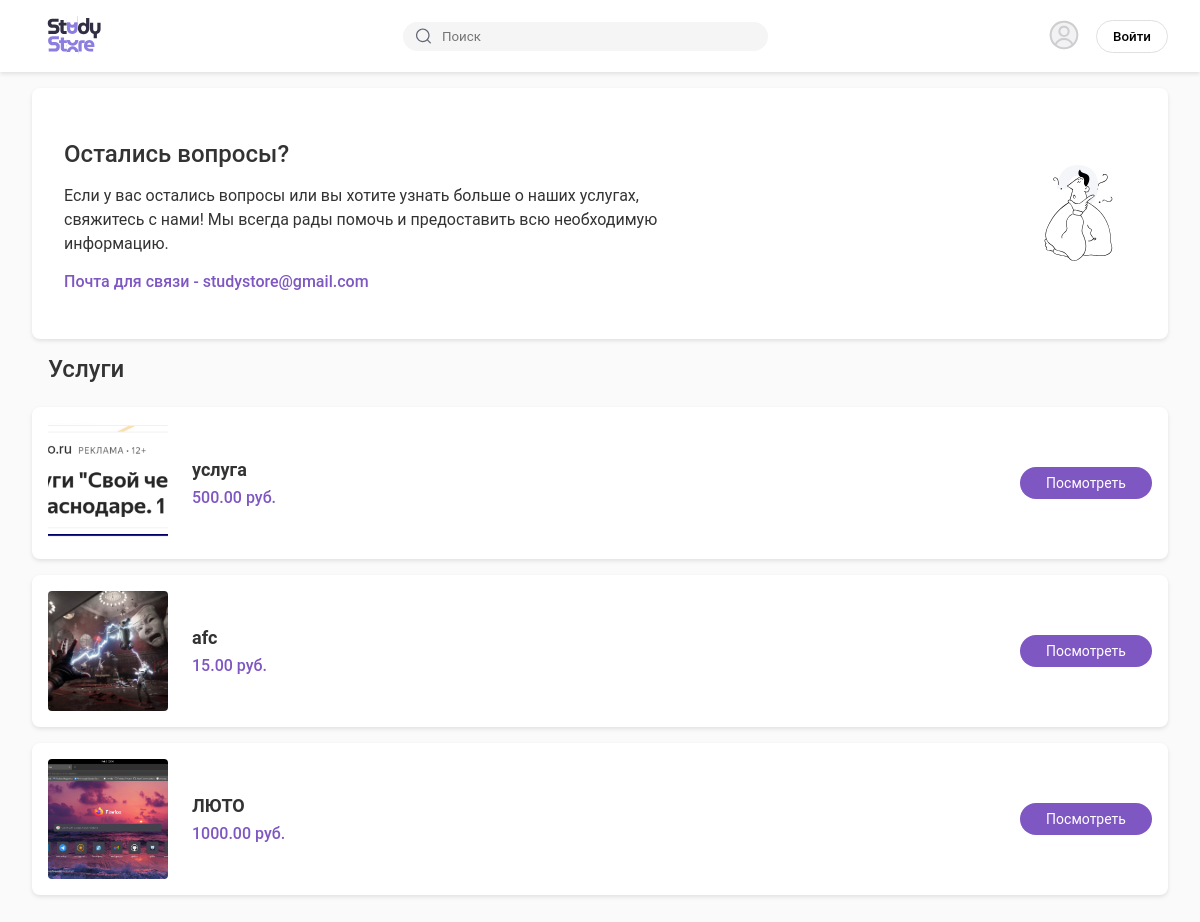
The page / on the database its author committed.
### app/models.py (models this page shows)
class Service(models.Model):
    author = models.ForeignKey(User, on_delete=models.CASCADE)
    title = models.CharField(max_length=200)
    description = models.TextField()
    price = models.DecimalField(max_digits=100, decimal_places=2)
    image = models.ImageField(upload_to='services/')
    created_at = models.DateTimeField(auto_now_add=True)

### app/views.py (the view)
# urls.py: Function vie    path('', views.index, name='home'),
def index(request):
    services = Service.objects.all().order_by('-created_at')
    return render(request, 'index.html', {'services': services})

### app/templates/index.html (shortened to what this page needs)
{% load static %}
<!DOCTYPE html>
<html lang="ru">
<head>
    <link rel="stylesheet" href="{% static 'css/index.css' %}">
</head>
<body>
    <header class="header">
        <img src="{% static 'images/logotype.svg' %}" alt="Study Size" class="logo">
        <div class="search-bar">
            <img src="{% static 'images/union.svg' %}" alt="Search">
            <input type="text" id="search-input" placeholder="Поиск" class="search-input" value="{{ search_query|default:'' }}">
        </div>
        <div class="header-actions">
            <button class="profile-btn">
                <img src="{% static 'images/profile-circle.svg' %}" alt="Profile">
            </button>
            {% if user.is_authenticated %}
                {% if user.profile.role == 'executor' %}
                    <button class="create-btn">Создать услугу</button>
                {% endif %}
                <button class="logout-btn">Выйти</button>
            {% else %}
                <button class="login-btn">Войти</button>
            {% endif %}
        </div>
    </header>
    <section class="questions-section">
        <div class="questions-text">
            <h2 class="questions-title">Остались вопросы?</h2>
            <p class="questions-description">
                Если у вас остались вопросы или вы хотите узнать больше о наших услугах,
                свяжитесь с нами! Мы всегда рады помочь и предоставить всю необходимую информацию.
            </p>
            <p class="questions-email">Почта для связи - studystore@gmail.com</p>
        </div>
        <img src="{% static 'images/Question.svg' %}" alt="Questions" class="questions-image">
    </section>
    <main class="services-section">
        <h1 class="services-title">Услуги</h1>
        <div id="services-container">
            {% for service in services %}
            <div class="service" data-title="{{ service.title|lower }}">
                <img src="{{ service.image.url }}" alt="{{ service.title }}" class="service-image">
                <div class="service-info">
                    <h3>{{ service.title }}</h3>
                    <p class="service-price">{{ service.price }} руб.</p>
                </div>
                <div class="service-actions">
                    <a href="/service/{{ service.id }}/" class="view-btn">Посмотреть</a>
                </div>
            </div>
            {% endfor %}
        </div>
    </main>
</body>
</html>

### app/static/css/index.css (style rules this page uses)
:root { --primary: #7E57C2; --secondary: #7E57C2; --text: #333333; --light-gray: #F5F5F5; --border-color: #E0E0E0; --text-light: #757575; }
body { font-family: 'Roboto', sans-serif; margin: 0; padding: 0; background-color: #FAFAFA; }
.header { background: white; box-shadow: 0 2px 4px rgba(0, 0, 0, 0.1); padding: 16px 32px; display: flex; align-items: center; justify-content: space-between; }
.logo { height: 40px; }
.search-bar { display: flex; align-items: center; background: var(--light-gray); border-radius: 20px; padding: 6px 12px; width: 30%; min-width: 200px; }
.search-bar img { height: 16px; margin-right: 8px; }
.search-input { border: none; background: transparent; flex-grow: 1; font-family: 'Roboto', sans-serif; font-weight: 400; outline: none; cursor: text; }
.header-actions { display: flex; align-items: center; gap: 16px; }
.profile-btn { border: none; background: none; cursor: pointer; padding: 0; }
.profile-btn img { height: 32px; width: 32px; }
.create-btn, .login-btn { background: white; border: 1px solid #E0E0E0; border-radius: 20px; padding: 8px 16px; font-family: 'Roboto', sans-serif; font-weight: 500; cursor: pointer; }
.questions-section { background: white; padding: 32px; margin: 16px 32px; border-radius: 8px; box-shadow: 0 2px 4px rgba(0, 0, 0, 0.1); display: flex; justify-content: space-between; align-items: center; }
.questions-text { max-width: 60%; }
.questions-title { font-size: 24px; font-weight: 500; color: var(--text); margin-bottom: 16px; }
.questions-description { font-size: 16px; font-weight: 400; color: var(--text); margin-bottom: 16px; line-height: 1.5; }
.questions-email { font-size: 16px; font-weight: 500; color: var(--primary); }
.questions-image { height: 120px; }
.services-section { padding: 0 32px 32px; }
.services-title { font-size: 24px; font-weight: 500; color: var(--text); margin-bottom: 24px; padding-left: 16px; }
.service { background: white; border-radius: 8px; box-shadow: 0 2px 4px rgba(0, 0, 0, 0.1); padding: 16px; margin-bottom: 16px; display: flex; align-items: center; gap: 24px; }
.service-image { width: 120px; height: 120px; object-fit: cover; border-radius: 4px; }
.service-info { flex-grow: 1; }
.service-info h3 { margin: 0 0 8px 0; font-size: 18px; color: var(--text); }
.service-price { margin: 0; font-size: 16px; font-weight: 500; color: var(--primary); }
.service-actions { display: flex; align-items: center; justify-content: flex-end; flex-grow: 1; }
.view-btn { display: inline-block; padding: 8px 16px; background: #7E57C2; color: white; border-radius: 20px; text-decoration: none; font-size: 14px; min-width: 100px; text-align: center; border: none; cursor: pointer; white-space: nowrap; }
.service { display: flex !important; }
input[type="text"] { caret-color: auto; }

### rows shown on the page
Service: image (picture), title "услуга", price "500.00"
Service: image (picture), title "afc", price "15.00"
Service: image (picture), title "ЛЮТО", price "1000.00"
